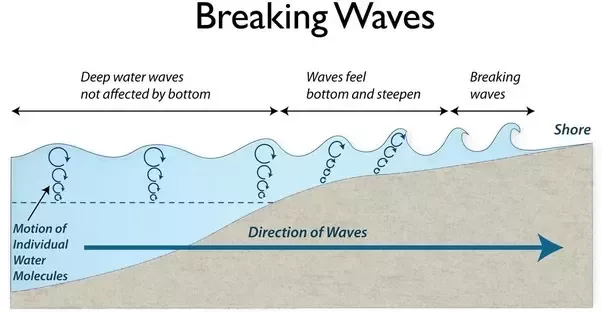
#> input picture main-qimg-b626a7cb181bebd6e1b82b15e72041b0.webp, 602 x 312 px
$ python -i ClusteringWithHoughLines.py   (imports and definitions only)
#> lines starting #> are read from the running program, lines starting #| are printed output that depends on the picture; after the words box and inside, x2 and y2 are one past the last pixel; in counts of white or black regions, pixels touching at a corner belong together
#> further down, picture is the input picture: shape (312, 602, 3); mean B, G, R 222.6, 222.8, 216
### clustering.py
import numpy as np


def first_seed(segments, q, n=3):
    """
    receives homogenous segments and choose first seed and centroid
    """
    C = []
    idx = np.argsort(q.flatten())[-2*n:]
    chosen = segments[idx]
    for i in range(n):
        h = chosen[i:i+2]
        l_h_0 = np.cross(h[0][0], h[0][1])
        l_h_1 = np.cross(h[1][0], h[1][1])
        c = np.cross(l_h_0, l_h_1)
        C.append(c)
    return C


def seg_to_line(segment):
    return np.cross(segment[0], segment[1])


def seg_to_line_vec(segment):
    return np.cross(segment[:,0], segment[:,1], axisa=-1, axisb=-1)


def D_proj(c, l):
    return np.abs(np.dot(c, l)) / (np.linalg.norm(c) * (np.linalg.norm(l)))


def D_proj_vec(c, l_vec):
    dot_prod = np.sum(c * l_vec, axis=1)
    return np.abs(dot_prod) / (np.linalg.norm(c) * (np.linalg.norm(l_vec, axis=1)))


def D_proj_mat(c_vec, l_vec):
    dot_prod = np.abs(np.dot(l_vec, np.array(c_vec).T))
    c_norm = dot_prod / np.linalg.norm(c_vec, axis=1)
    line_norm = c_norm / np.linalg.norm(l_vec, axis=1)[:,None]
    return line_norm


# [9 lines left out: function min_pseudo_centroid_cluster, not called in this run]


def find_theta_h(cluster, q):
    thetas = np.arctan2((cluster[:,1] - cluster[:,0])[:,1], (cluster[:,1] - cluster[:,0])[:,0])[:,None]
    s_h = np.sum(q * np.sin(2 * thetas))
    c_h = np.sum(q * np.cos(2 * thetas))
    t_h = np.arctan(s_h / c_h)
    return t_h, thetas


def update_cluster_seeds(cluster, q):
    t_h, thetas = find_theta_h(cluster, q)
    diff = np.abs(thetas - t_h) % (2 * np.pi)
    radians = np.min(np.c_[diff, 2 * np.pi - diff], axis=1)
    min_angle = np.argmin(radians)
    alpha_h = cluster[min_angle]
    M = np.cross(seg_to_line(alpha_h), seg_to_line_vec(cluster))
    M = np.delete(M, min_angle, 0)

    M_proj_M_sum = np.argmin(np.sum(D_proj_mat(M, M), axis=0))
    min_sum = np.argmin(M_proj_M_sum)
    beta_h = cluster[min_sum if min_sum < min_angle else min_sum + 1]
    return alpha_h, beta_h


def build_clusters_from_centroids(segments, centroids, q, n=3):
    clusters, q_for_clusters = [[] for _ in range(n)], [[] for _ in range(n)]
    lines = seg_to_line_vec(segments)
    distances = D_proj_mat(centroids, lines)
    min_dist = np.argmin(distances, axis=1)

    for i in range(n):
        clusters[i] = segments[min_dist == i]
        q_for_clusters[i] = q[min_dist == i]
    return clusters, q_for_clusters


def loop(segments, centroids, q, iter):
    for i in range(iter):
        clusters, q_for_clusters = build_clusters_from_centroids(segments, centroids, q)
        print([len(c) for c in clusters], "total: ", np.sum([len(c) for c in clusters]))
        centroids_new = []
        for i in range(len(clusters)):
            c, q_c = clusters[i], q_for_clusters[i]
            a, b = update_cluster_seeds(c, q_c)
            centroids_new.append(np.cross(seg_to_line(a), seg_to_line(b)))
        if (np.array(centroids_new) == centroids).all():
            break
        centroids = centroids_new
    return clusters, centroids


def find_clusters(segments, q, iter=50):
    centroids = first_seed(segments, q)
    clusters, C = loop(segments, centroids, q, iter)
    return clusters, C

### utilities.py
import cv2
import numpy as np


# [70 lines left out: functions rotate_image, get_rotation_angle, rotate_point, rotate_two_points, perp_points, draw_point_on_img, not called in this run]


def draw_line_on_img(img, p1, p2, color=(0, 255, 255), show=False, thickness=1):
    """arguments: image, and 2 points in non-homogeneous coordinates"""
    cv2.line(img, p1, p2, color=color, thickness=thickness)
    if show:
        plot_and_wait(img)

def plot_and_wait(img):
    cv2.imshow('image', img)
    cv2.waitKey(0)
    cv2.destroyAllWindows()

### geometry.py
# This code implement the projective geometry calculation
# to find the height of the wav base on the object. Given:
# The horizon
# The object (low point "b" & high point "r")
# The wave (low point "b0" & high point "t0")
# The calculation process:
# 1) Connect "b" and "b0" with a line, and find its intersection with the horizon "v"
# 2) Connect "v" and "t0" with a line, and find its intersection with the object's line "t"
# 3) The height of the wave is W=d(b0, t0). Use cross-ratio to calculate W, using d(b, t) & d(b, r) & inf.
# All in all the formula is: W = ( |b-t| / |b-r| ) * H, where H is the object's height.
#
# All calculations here to find the intersections are
# done using homogenous coordinates and the cross product

import numpy as np


def to_homogenous(p):
    """Simply convert 2D point to homogenous coordinates"""
    return p[0], p[1], 1


def to_non_homogenous(p):
    """Convert homogenous coordinates to non-homogenous coordinates"""
    if len(p) < 3:
        return p
    if p[2] == 0:
        return None
    return int(p[0]//p[2]), int(p[1]//p[2])


# [71 lines left out: functions find_intersection, calc_cr, calculate_H, find_alpha, calculate_height_using_camera_matrix, not called in this run]

### ClusteringWithHoughLines.py
import cv2
import numpy as np

from utilities import plot_and_wait, draw_line_on_img
from clustering import find_clusters, D_proj_vec, seg_to_line, seg_to_line_vec
from geometry import to_non_homogenous


def create_q_mat(nfa):
    F_min = np.min(nfa)
    F_max = np.max(nfa)
    q = 1 - ((nfa - F_min) / (F_max - F_min))
    return q


def plot_lines(lines, img):
    for l in lines:
        x1, y1, x2, y2 = map(int, l[0])
        cv2.line(img, (x1, y1), (x2, y2), 0, 1)
    plot_and_wait(img)


def final_points(clusters):
    vanishing_points = []
    for h in clusters:
        lines = seg_to_line_vec(h)
        min_sum, min_cross = np.inf, None
        for i, s_i in enumerate(h):
            for j, s_j in enumerate(h):
                if i < j:
                    l_i, l_j = seg_to_line(s_i), seg_to_line(s_j)
                    cross = np.cross(l_i, l_j)
                    sum = np.sum(D_proj_vec(cross, lines))
                    if sum < min_sum:
                        min_sum, min_cross = sum, cross
        vanishing_points.append(min_cross)
    return vanishing_points


def find_vertical_point(clusters, qs=None):
    if qs is None:
        qs = [np.ones(len(cluster)) for cluster in clusters]
    angles = []
    for q, cluster in zip(qs, clusters):
        thetas = np.arctan2((cluster[:,1] - cluster[:,0])[:,1], (cluster[:,1] - cluster[:,0])[:,0])[:,None]
        s_h = np.sum(q * np.sin(2 * thetas))
        c_h = np.sum(q * np.cos(2 * thetas))
        R_h = np.sqrt(s_h**2 + c_h**2) / np.sum(q)
        sigma_h = np.sqrt(-2*np.log(R_h)) / 2
        theta_h = np.arctan(s_h/c_h)
        angles.append(min(theta_h, np.pi/2 - theta_h) + sigma_h)
    angles = np.array(angles)
    return angles.argmin()


def find_vanishing_points(img, plot_detected=False, iter=15, th=50, segmentetion_algorithm="Hough" , quant=5):

    # create blank background for plot the lines
#> called with plot_detected = False, iter = 15, th = 50, segmentetion_algorithm = 'Hough', quant = 5
    blank = np.ones(img.shape, dtype=np.uint8) * 255

    plot_and_wait(img)

    if segmentetion_algorithm.upper() == "LSD":
        lsd = cv2.createLineSegmentDetector(2, quant=quant)
        lines, width, prec, nfa = lsd.detect(cv2.cvtColor(img, cv2.COLOR_BGR2GRAY))
        q = create_q_mat(nfa)

    elif segmentetion_algorithm.upper() == "Hough".upper():
        # Edges
        edges = cv2.Canny(cv2.cvtColor(img, cv2.COLOR_BGR2GRAY), 250, 300, apertureSize=3)
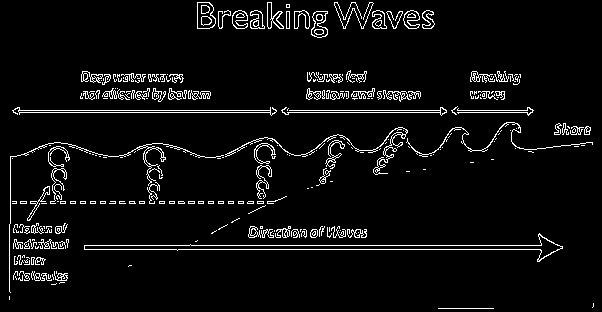
#> edges: shape (312, 602); 5.3% white in thin lines or dots
        plot_and_wait(edges)
        # Probabilistic
        lines = cv2.HoughLinesP(edges, 1, np.pi / 180, th, maxLineGap=25, minLineLength=10)
#> lines = 109 rows, first 6: [12, 110, 533, 110], [84, 249, 559, 249], [9, 245, 559, 245], [13, 112, 532, 112], [307, 91, 419, 91], [10, 201, 275, 201]
        q = np.array([1. for _ in lines])
#> q = 109 values from 1 to 1

    # plot the detected lines
    if plot_detected:
        plot_lines(lines, blank)

    # clustering algorithm

    lines = np.moveaxis(lines, 1, 0)[0]
    segments = np.array([[np.array([line[0], line[1], 1]), np.array([line[2], line[3], 1])] for line in lines])
    clusters, C = find_clusters(segments, q, iter=iter)
#> in first_seed, `idx = np.argsort(q.flatten())[-2*n:]`: idx = [15, 105, 106, 107, 108, 0]
#> the loop in first_seed, `for i in range(n):` made 3 passes
#> (l_h_0, l_h_1, c) on passes 1 to 3: ([2, 36, -5704], [0, 49, -3871], [140140, 7742, 98]), ([0, 49, -3871], [0, 236, -4956], [670712, 0, 0]), ([0, 236, -4956], [1, 110, -10216], [-1865816, -4956, -236])
#> after the loop in first_seed, `for i in range(n):`: C = [[140140, 7742, 98], [670712, 0, 0], [-1865816, -4956, -236]]
#> in find_clusters, `centroids = first_seed(segments, q)`: centroids has the same summary as C in first_seed
#> the loop in loop, `for i in range(iter):` made 5 passes
#| [35, 59, 15] total:  109
#| [32, 62, 15] total:  109
#| [36, 63, 10] total:  109
#| [28, 69, 12] total:  109
#| [28, 69, 12] total:  109
#> in find_clusters, `clusters, C = loop(segments, centroids, q, iter)`: clusters = 3 items; C = [[416622, 32236, 394], [-34399025, 0, 0], [11046, 8607, 55]]
#> clusters = 3 items
    for color, cluster in zip([(0, 0, 255), (0, 255, 0), (255, 0, 0)], clusters):
        for seg in cluster:
            p1, p2 = seg
            p1, p2 = to_non_homogenous(p1), to_non_homogenous(p2)
            cv2.line(img, p1, p2, color, 1)
#> this loop made 3 passes
#> color on passes 1 to 3: (0, 0, 255), (0, 255, 0), (255, 0, 0)
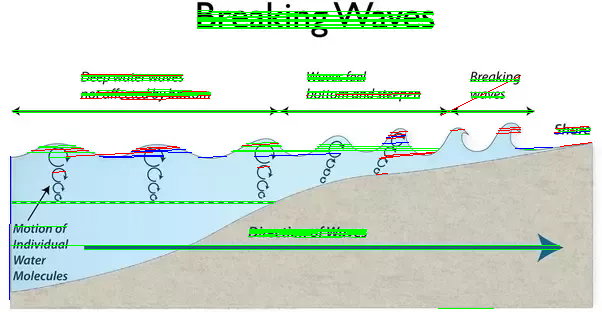
#> img: shape (312, 602, 3); 5.77% of pixels changed, all inside (x1, y1, x2, y2) = (9, 10, 592, 309)
    plot_and_wait(img)

    v_points = final_points(clusters)
#> the loop in final_points, `for h in clusters:` made 3 passes
#> after the loop in final_points, `for h in clusters:`: vanishing_points = [[-577124, -38946, -454], [-34399025, 0, 0], [-24975, -448650, -2775]]
#> v_points has the same summary as vanishing_points in final_points
    idx = find_vertical_point(clusters)
#> in find_vertical_point, `qs = [np.ones(len(cluster)) for cluster in clusters]`: qs = 3 items
#> the loop in find_vertical_point, `for q, cluster in zip(qs, clusters):` made 3 passes
#> (s_h, c_h, R_h, theta_h) on passes 1 to 2: (-105.5, 766.7, 27.64, -0.137), (-4.78, 4759.6, 68.98, -0.001)
#> (q, s_h, c_h, R_h, theta_h) on pass 3: ([1, 1, 1, 1, 1, 1, 1, 1, 1, 1, 1, 1], -8.28, 95.49, 7.99, -0.0865)
#> after the loop in find_vertical_point, `for q, cluster in zip(qs, clusters):`: angles = [nan, nan, nan]
#> idx = 0
    h1, h2 = [to_non_homogenous(v_points[i]) for i in range(len(v_points)) if i != idx]
#> h2 = (9, 161)

    draw_line_on_img(img, h1, h2, color=(255,255,255), thickness=3, show=True)
#> in draw_line_on_img, `cv2.line(img, p1, p2, color=color, thickness=thickness)`: img: shape (312, 602, 3); 0.03% of pixels changed, all inside (x1, y1, x2, y2) = (6, 108, 12, 164)

    return h1, h2, to_non_homogenous(v_points[idx])

>>> import cv2
>>> picture = cv2.imread('main-qimg-b626a7cb181bebd6e1b82b15e72041b0.webp')
>>> result = find_vanishing_points(picture)
